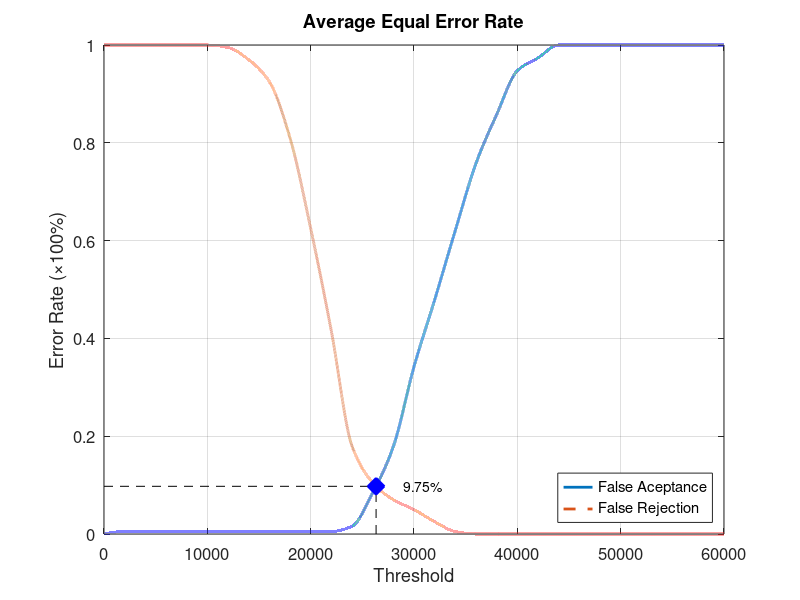
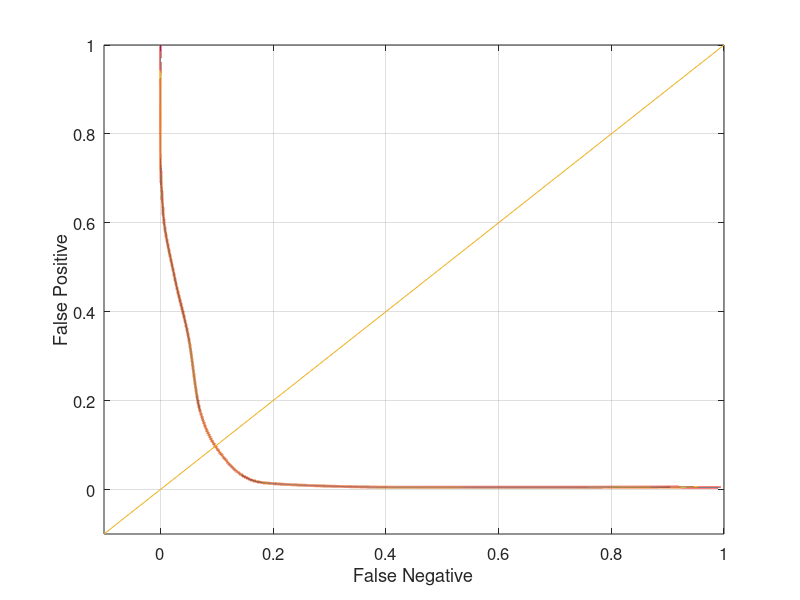

These figures' MATLAB source, in order:
function yEER = Database1_4
close all;
clear;
clc;
x = 0:2000:60000;
xq = 0:0.5:60000;

y0 = [0 0.00526316 0.00526316 0.00526316 0.00526316 0.00526316 0.00526316 0.00526316 0.00526316 0.00526316 0.00526316 0.00526316 0.0157895 0.0842105 0.178947 0.342105 0.478947 0.621053 0.757895 0.857895 0.947368 0.973684 1 1 1 1 1 1 1 1 1];
yy0 = interp1(x, y0, xq, 'pchip');
y1 = [1 1 1 1 1 1 0.995 0.97 0.925 0.81 0.625 0.415 0.18 0.105 0.07 0.05 0.025 0.005 0 0 0 0 0 0 0 0 0 0 0 0 0];
yy1 = interp1(x, y1, xq, 'pchip');

% Calculating EER: 
y2 = abs(y0 - y1);
find(y2 == min(y2))
yy2 = abs(yy0 - yy1);
xEER = find(yy2 == min(yy2));
xEERIndex = xq(xEER) % X-axis EER
yEER = yy0(xEER) % Y-axis EER

main = figure
plot(xq, yy0,'-','LineWidth', 2);	hold on
plot(xq, yy1,'--','LineWidth', 2);	hold on
plot([xEERIndex xEERIndex], [0 yEER], 'k--');	hold on
plot([0 xEERIndex], [yEER yEER], 'k--');	hold on
plot(xEERIndex, yEER, 'bx', 'LineWidth', 10);	hold on
text(xEERIndex + 10 * xEERIndex / 100, yEER, [num2str(round((10000 * yEER)) / 100) '%'])
legend('False Aceptance', 'False Rejection', 'Location', 'SouthEast')
xlabel('Threshold')
ylabel('Error Rate (\times100%)')
title('Average Equal Error Rate')
set(gca, 'FontSize', 12)
axis([0 60000 0 1])
grid on

print(main, 'Database1_4Main', '-dpng');
FNRxFPR = figure('Color', [1 1 1]);
plot(yy1, yy0, '-', yy1, yy0, 'LineWidth', 2);
hold on
y = -0.1:0.1:1
plot(y, y); 
set(gca, 'FontSize', 12)
xlabel('False Negative')
ylabel('False Positive')
axis([-0.1 1 -0.1 1])
set(gca, 'FontSize', 12)
grid on

print(FNRxFPR, 'Database1_4FNRxFPR','-dpng');
end
